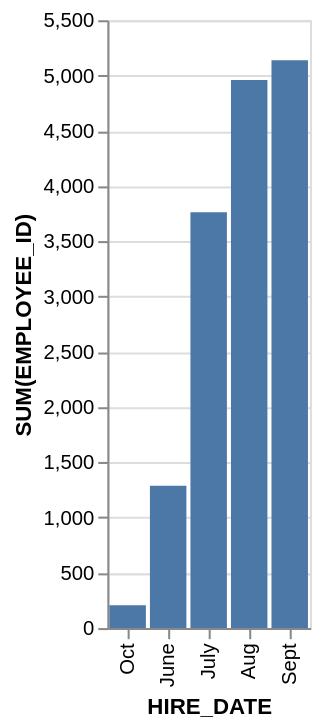

Specify this chart in Vega-Lite:
### Vega-Lite specification from a JSON file in a GitHub repository (floating-point values rounded to 4 significant figures)
{"data": {"values": [{"x_data": "Oct", "y_data": 206}, {"x_data": "June", "y_data": 1288}, {"x_data": "July", "y_data": 3763}, {"x_data": "Aug", "y_data": 4960}, {"x_data": "Sept", "y_data": 5138}]}, "mark": "bar", "encoding": {"x": {"field": "x_data", "type": "nominal", "title": "HIRE_DATE", "sort": {"op": "sum", "field": "y_data", "order": "ascending"}}, "y": {"field": "y_data", "type": "quantitative", "title": "SUM(EMPLOYEE_ID)"}}}
